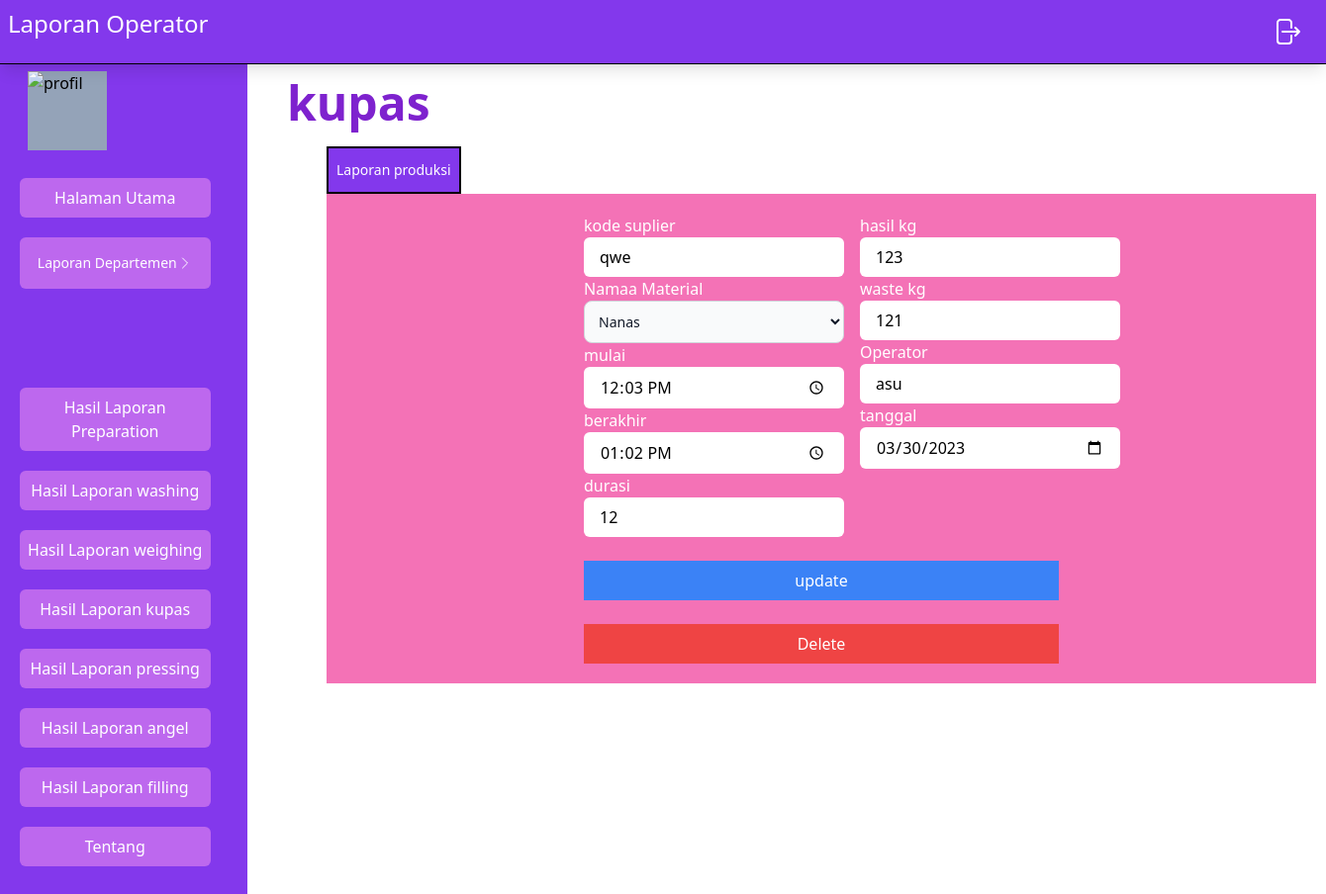
Page /src/Operator/edit-kupas/laporan-produksi.php?p=1 on the committed database.
### tables this page shows
CREATE TABLE `form_kupas_produksi` (
  `no_kupas` int NOT NULL,
  `nama_material` set('Nanas','Jeruk','Jambu') NOT NULL,
  `kode_supplier` char(5) NOT NULL,
  `mulai` time NOT NULL,
  `berakhir` time NOT NULL,
  `durasi` int NOT NULL,
  `hasil_kg` int NOT NULL,
  `waste_kg` int NOT NULL,
  `operator` varchar(20) NOT NULL,
  `tanggal` date NOT NULL
);

### src/Operator/edit-kupas/laporan-produksi.php (the view, shortened to what this page needs)
<?php
$idKupas = $_GET['p'];
include("../navbar.php");
include("../../koneksi.php");
$getDataKupas = mysqli_query($con,"SELECT * FROM `form_kupas_produksi` where `no_kupas` = $idKupas");
$dataKupas = mysqli_fetch_assoc($getDataKupas);
?>
<!DOCTYPE html>
<html lang="en">
<head>
  <link rel="stylesheet" href="../../dist/output.css" />
</head>
<body>
  <div>
    <div class="flex ">
      <?php
        require "sidebar.php";
      ?>
      <div class="mainPage mt-20 container w-1/2 ml-20 ">
        <h1 class="md:text-5xl -ml-10 mb-5 text-purple-700 font-bold">
          kupas
        </h1>
        <div class="maincontainer lg:w-[1000px] lg:h-[400px] container h-[300px] w-[600px]">
          <div class="inline">
            <ul class="flex">
              <li
                class="btnUbah bg-[#8338EC] hover:bg-purple-400 text-white hover:text-black h-12 w-fit p-2 text-md border-2 border-black text-center items-center text-sm flex justify-center cursor-pointer">
                Laporan produksi
              </li>
            </ul>
          </div>
          <div class="bg-pink-400 w-fit  lg:h-fit lg:w-full flex  gap-2 items-center h-fit p-5">
            <section class="produksi w-full">
              <div class="mx-auto w-1/2">
                <form action="" method="post" class="flex flex-col gap-4">
                  <div class="flex flex-row gap-4">
                    <div>
                      <div class="flex flex-col text-white">
                        <label for="new">kode suplier</label>
                        <input class="py-2 px-4 text-black rounded-md" type="text" name="kode" value="<?php echo $dataKupas['kode_supplier'] ?>">
                      </div>
                      <div class="flex flex-col text-white">
                        <h1>Namaa Material</h1>
                        <select name="namaMaterial"
                          class="bg-gray-50 border border-gray-300 capitalize text-gray-900 text-sm rounded-lg focus:ring-blue-500 focus:border-blue-500 block w-full p-2.5 ">
                          <option>Nanas</option>
                        </select>
                      </div>
                      <div class="flex flex-col text-white">
                        <label for="new">mulai</label>
                        <input type="time" class="py-2 px-4 text-black rounded-md" name="mulai" value="<?php echo $dataKupas['mulai'] ?>">
                      </div>
                      <div class="flex flex-col text-white">
                        <label for="new">berakhir</label>
                        <input class="py-2 px-4 text-black rounded-md" type="time" name="berakhir" value="<?php echo $dataKupas['berakhir'] ?>">
                      </div>
                      <div class="flex flex-col text-white">
                        <label for="new">durasi</label>
                        <input class="py-2 px-4 text-black rounded-md" type="number" name="durasi" value="<?php echo $dataKupas['durasi'] ?>">
                      </div>
                    </div>
                    <div>
                      <div class="flex flex-col text-white">
                        <label for="old">hasil kg</label>
                        <input class="py-2 px-4 text-black rounded-md" type="number" name="hasilKg" value="<?php echo $dataKupas['hasil_kg'] ?>">
                      </div>
                      <div class="flex flex-col text-white">
                        <label for="new">waste kg</label>
                        <input type="number" class="py-2 px-4 text-black rounded-md" type="number" name="waste"
                          value="<?php echo $dataKupas['waste_kg'] ?>">
                      </div>
                      <div class="flex flex-col text-white">
                        <label for="old">Operator</label>
                        <input readonly class="py-2 px-4 text-black rounded-md" type="text" name="operator"
                          value="<?php echo $dataKupas["operator"] ?>">
                      </div>
                      <div class="flex flex-col text-white">
                        <label for="new">tanggal</label>
                        <input class="py-2 px-4 text-black rounded-md" type="date" name="tgl" value="<?php echo date("Y-m-d") ?>">
                      </div>
                    </div>
                  </div>
                  <button name="btn-mesin" class=" w-full mt-2 py-2 px-4 text-white bg-blue-500">update</button>
                  <button name="btn-delete" class=" w-full mt-2 py-2 px-4 text-white bg-red-500">Delete</button>
                </form>
              </div>
            </section>
          </div>
        </div>
      </div>
    </div>
  </div>
</body>
</html>

### rows in the picture
form_kupas_produksi: kode "qwe", mulai "12:03:00", berakhir "13:02:00", durasi "12", hasilKg "123", waste "121", operator "asu"
